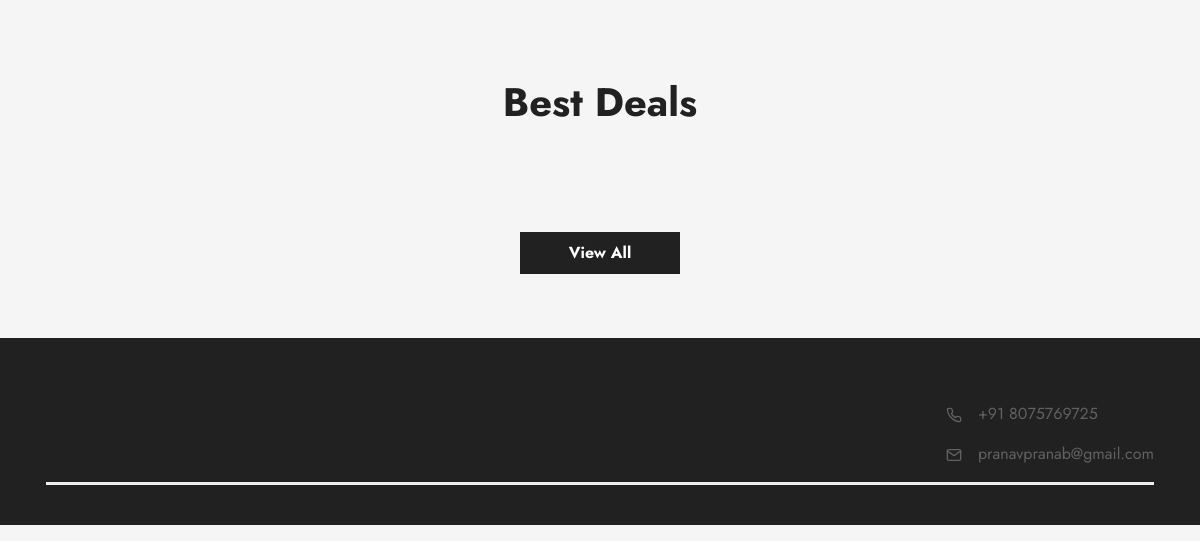
The app's page / (lower part), older data.
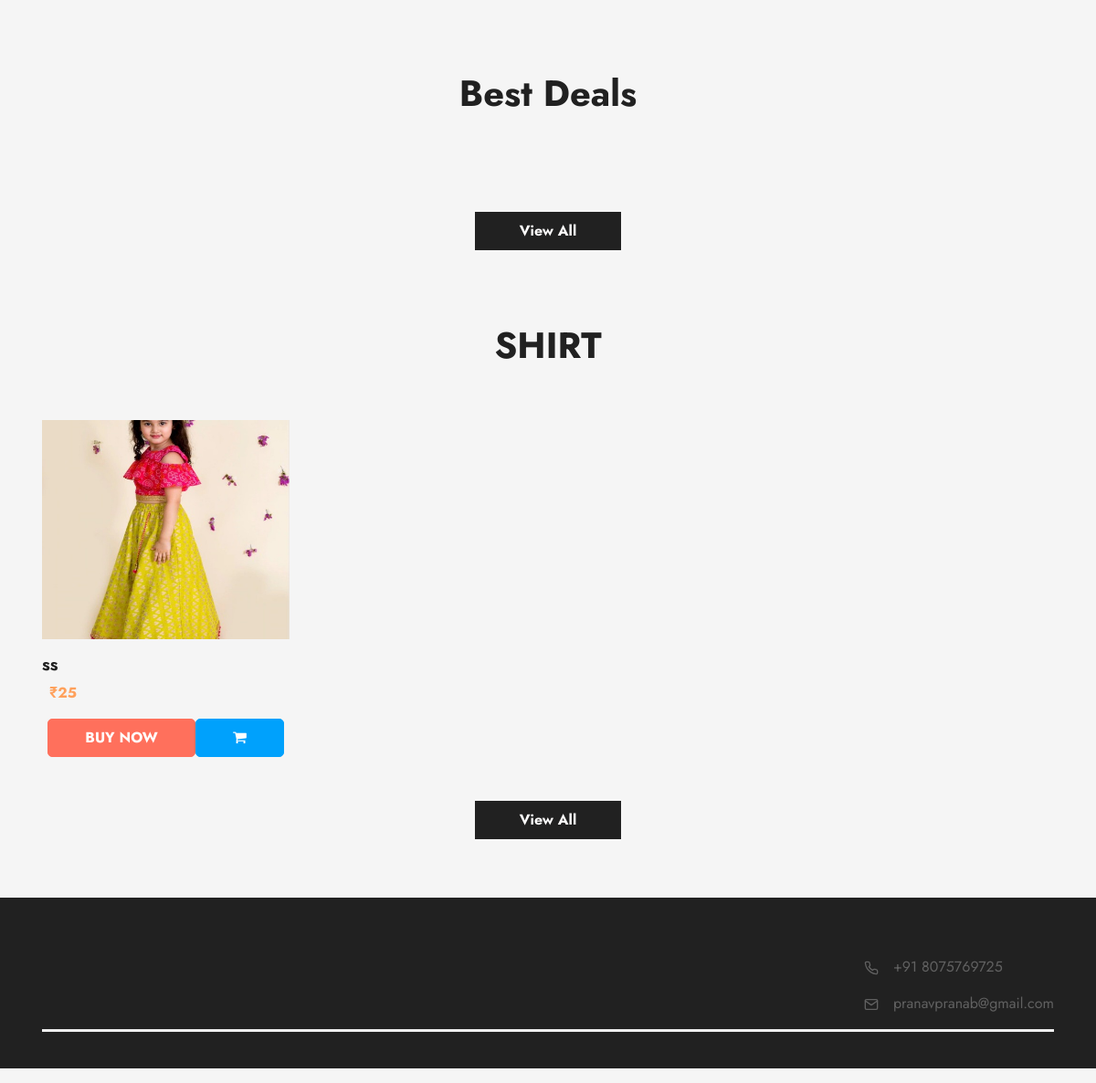
The same page, newer data.
### product/models.py (models this page shows, shortened)
class Category(models.Model):
    namer = models.CharField(max_length=50,unique=True)
    image = models.ImageField(upload_to = 'photos/category',blank = True)
    description = models.TextField()
    main_cate = models.ForeignKey(MainCategory,blank=True,null=True, on_delete=models.CASCADE, related_name='main_cate')
    cate_offer = models.IntegerField(blank=True, null=True)

class Products(models.Model):
    name = models.CharField(max_length=100,unique=True)
    details = models.TextField()
    price = models.IntegerField()
    offer = models.IntegerField(default=0)
    stock = models.IntegerField()
    category_id = models.ForeignKey(Category, on_delete=models.PROTECT, related_name='category')
    image_product = models.ImageField(upload_to = 'photos/products', blank = True, max_length=300)
    image_product4 = models.ImageField(upload_to = 'photos/products2', blank = True, max_length=300)
    image_product5 = models.ImageField(upload_to = 'photos/products3', blank = True, max_length=300)

### user_side/views.py (the view)
# urls.py: path('',views.first ),
@cache_control(no_cache = True, must_revalidate = True, no_store = True)
def first(request):
    products = Products.objects.all()
    categories = Category.objects.all()
    return render(request,'land.html', {'products': products,'categories':categories})

### user_side/templates/land.html (shortened to what the changed rows need)
{% load static %}
{% load mathfilters %}
<!DOCTYPE html>
<html lang="en-US" dir="ltr">
  <head>
    <link rel="stylesheet" href="https://cdnjs.cloudflare.com/ajax/libs/font-awesome/4.7.0/css/font-awesome.min.css">
    <link href="{% static 'assets/css/theme.css' %}" rel="stylesheet" />
  </head>
  <body>
    <main class="main" id="top">
      {% for category in categories %}
      <section class="py-0">
        <div class="container">
          <div class="row h-100">
            <div class="col-lg-7 mx-auto text-center mt-7 mb-5">
              <h5 class="fw-bold fs-3 fs-lg-5 lh-sm" style="text-transform: uppercase;">{{category.namer}}</h5>
            </div>
            <div class="col-12">
              <div class="" >
                <div class="">
                  <div  data-bs-interval="10000">
                    <div class="row h-100 align-items-center g-2">
                      {% for product in products %}
                      {% if product.category_id_id == category.id %}
                      {% if product.offer %}
                      {% if product.stock > 0 %}
                      <div class="col-sm-6 col-md-3 mb-3 mb-md-0 h-100" >
                        <div class="card card-span h-100 text-white"  ><img  class="img-fluid " src="{{product.image_product.url}}" style="height: 25ch;" alt="..." />
                          <div class="card-img-overlay ps-0"> </div>
                          <div class="card-body ps-0 bg-200">
                            <h5 class="fw-bold text-1000 text-truncate">{{product.name}}</h5>
                            <div class="fw-bold"><span class="text-600 me-2 text-decoration-line-through">₹{{product.price}}</span><span class="text-primary"> ₹{{product.price|sub:product.offer}}</span></div>
                          </div><a class="stretched-link" href="product/{{product.id}}"></a>
                        </div>
                        <div style="width: 100%; display: flex; justify-content: center; " >
                          <a href="/buynow/{{product.id}}" class="btn btn-danger pl-5" >BUY NOW</a>
                          <button onclick="product({{product.id}})" class="btn btn-info "  > <i class="fa fa-shopping-cart"></i></button>
                        </div>
                      </div>
                      {% else %}
                      <div class="col-sm-6 col-md-3 mb-3 mb-md-0 h-100" >
                        <div class="card card-span h-100 text-white" ><img  class="img-fluid " src="{{product.image_product.url}}" style="height: 25ch;" alt="..." />
                          <div class="card-img-overlay ps-0"> </div>
                          <div class="card-body ps-0 bg-200">
                            <h5 class="fw-bold text-1000 text-truncate">{{product.name}}</h5>
                            <div class="fw-bold"><span class="text-600 me-2 text-decoration-line-through">₹{{product.price}}</span><span class="text-info"> ₹{{product.price|sub:product.offer}}</span><span class="text-danger"> OUT OF STOCK</span></div>
                          </div><a class="stretched-link" href="product/{{product.id}}"></a>
                        </div>
                        <div style="width: 100%; display: flex; justify-content: center; " >
                          <a href="/buynow/{{product.id}}" class="btn btn-danger pl-5" >BUY NOW</a>
                          <button onclick="product({{product.id}})" class="btn btn-info "  > <i class="fa fa-shopping-cart"></i></button>
                        </div>
                      </div>
                      {% endif %}
                      {% else %}
                      {% if product.stock > 0 %}
                      <div class="col-sm-6 col-md-3 mb-3 mb-md-0 h-100" >
                        <div class="card card-span h-100 text-white" ><img  class="img-fluid " src="{{product.image_product.url}}" style="height: 25ch;" alt="..." />
                          <div class="card-img-overlay ps-0"> </div>
                          <div class="card-body ps-0 bg-200">
                            <h5 class="fw-bold text-1000 text-truncate">{{product.name}}</h5>
                            <div class="fw-bold"><span class="text-primary">₹{{product.price}} </span></div>
                          </div><a class="stretched-link" href="product/{{product.id}}"></a>
                        </div>
                        <div style="width: 100%; display: flex; justify-content: center; " >
                        <a href="/buynow/{{product.id}}" class="btn btn-danger pl-5" >BUY NOW</a>
                        <button onclick="product({{product.id}})" class="btn btn-info "  > <i class="fa fa-shopping-cart"></i></button>
                      </div>
                      </div>
                    {% endif %}
                      {% endif %}
                      {% endif %}
                      {% endfor %}
                    </div>
                  </div>
                </div>
              </div>
            </div>
            <div class="col-12 d-flex justify-content-center mt-5"> <a class="btn btn-lg btn-dark" href="/shop_cate/{{category.id}}">View All </a></div>
          </div>
        </div>
      </section>
      {% endfor %}
    </main>
  </body>
</html>

Row changes from the older to the newer data that the page shows:
added Category: namer "SHIRT"
added Products: image_product (picture), name "ss", price "25"
